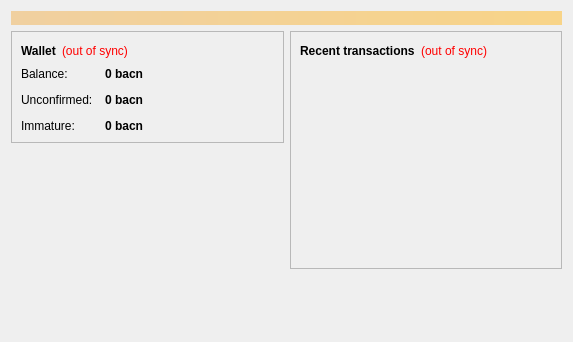
<?xml version="1.0" encoding="UTF-8"?>
<ui version="4.0">
 <class>OverviewPage</class>
 <widget class="QWidget" name="OverviewPage">
  <property name="geometry">
   <rect>
    <x>0</x>
    <y>0</y>
    <width>573</width>
    <height>342</height>
   </rect>
  </property>
  <property name="windowTitle">
   <string>Form</string>
  </property>
  <layout class="QVBoxLayout" name="topLayout">
   <item>
    <widget class="QLabel" name="labelAlerts">
     <property name="visible">
      <bool>false</bool>
     </property>
     <property name="styleSheet">
      <string notr="true">background-color: qlineargradient(x1: 0, y1: 0, x2: 1, y2: 0, stop:0 #F0D0A0, stop:1 #F8D488); color:#000000;</string>
     </property>
     <property name="wordWrap">
      <bool>true</bool>
     </property>
     <property name="margin">
      <number>3</number>
     </property>
    </widget>
   </item>
   <item>
    <layout class="QHBoxLayout" name="horizontalLayout" stretch="1,1">
     <item>
      <layout class="QVBoxLayout" name="verticalLayout_2">
       <item>
        <widget class="QFrame" name="frame">
         <property name="frameShape">
          <enum>QFrame::StyledPanel</enum>
         </property>
         <property name="frameShadow">
          <enum>QFrame::Raised</enum>
         </property>
         <layout class="QVBoxLayout" name="verticalLayout_4">
          <item>
           <layout class="QHBoxLayout" name="horizontalLayout_4">
            <item>
             <widget class="QLabel" name="label_5">
              <property name="font">
               <font>
                <weight>75</weight>
                <bold>true</bold>
               </font>
              </property>
              <property name="text">
               <string>Wallet</string>
              </property>
             </widget>
            </item>
            <item>
             <widget class="QLabel" name="labelWalletStatus">
              <property name="toolTip">
               <string>The displayed information may be out of date. Your wallet automatically synchronizes with the Bacoin network after a connection is established, but this process has not completed yet.</string>
              </property>
              <property name="styleSheet">
               <string notr="true">QLabel { color: red; }</string>
              </property>
              <property name="text">
               <string notr="true">(out of sync)</string>
              </property>
              <property name="alignment">
               <set>Qt::AlignLeading|Qt::AlignLeft|Qt::AlignVCenter</set>
              </property>
             </widget>
            </item>
            <item>
             <spacer name="horizontalSpacer_2">
              <property name="orientation">
               <enum>Qt::Horizontal</enum>
              </property>
              <property name="sizeHint" stdset="0">
               <size>
                <width>40</width>
                <height>20</height>
               </size>
              </property>
             </spacer>
            </item>
           </layout>
          </item>
          <item>
           <layout class="QFormLayout" name="formLayout_2">
            <property name="fieldGrowthPolicy">
             <enum>QFormLayout::AllNonFixedFieldsGrow</enum>
            </property>
            <property name="horizontalSpacing">
             <number>12</number>
            </property>
            <property name="verticalSpacing">
             <number>12</number>
            </property>
            <item row="0" column="0">
             <widget class="QLabel" name="label">
              <property name="text">
               <string>Balance:</string>
              </property>
             </widget>
            </item>
            <item row="0" column="1">
             <widget class="QLabel" name="labelBalance">
              <property name="font">
               <font>
                <weight>75</weight>
                <bold>true</bold>
               </font>
              </property>
              <property name="cursor">
               <cursorShape>IBeamCursor</cursorShape>
              </property>
              <property name="toolTip">
               <string>Your current balance</string>
              </property>
              <property name="text">
               <string notr="true">0 bacn</string>
              </property>
              <property name="textInteractionFlags">
               <set>Qt::LinksAccessibleByMouse|Qt::TextSelectableByKeyboard|Qt::TextSelectableByMouse</set>
              </property>
             </widget>
            </item>
            <item row="1" column="0">
             <widget class="QLabel" name="label_3">
              <property name="text">
               <string>Unconfirmed:</string>
              </property>
             </widget>
            </item>
            <item row="1" column="1">
             <widget class="QLabel" name="labelUnconfirmed">
              <property name="font">
               <font>
                <weight>75</weight>
                <bold>true</bold>
               </font>
              </property>
              <property name="cursor">
               <cursorShape>IBeamCursor</cursorShape>
              </property>
              <property name="toolTip">
               <string>Total of transactions that have yet to be confirmed, and do not yet count toward the current balance</string>
              </property>
              <property name="text">
               <string notr="true">0 bacn</string>
              </property>
              <property name="textInteractionFlags">
               <set>Qt::LinksAccessibleByMouse|Qt::TextSelectableByKeyboard|Qt::TextSelectableByMouse</set>
              </property>
             </widget>
            </item>
            <item row="2" column="0">
             <widget class="QLabel" name="labelImmatureText">
              <property name="text">
               <string>Immature:</string>
              </property>
             </widget>
            </item>
            <item row="2" column="1">
             <widget class="QLabel" name="labelImmature">
              <property name="font">
               <font>
                <weight>75</weight>
                <bold>true</bold>
               </font>
              </property>
              <property name="toolTip">
               <string>Mined balance that has not yet matured</string>
              </property>
              <property name="text">
               <string notr="true">0 bacn</string>
              </property>
              <property name="textInteractionFlags">
               <set>Qt::LinksAccessibleByMouse|Qt::TextSelectableByKeyboard|Qt::TextSelectableByMouse</set>
              </property>
             </widget>
            </item>
           </layout>
          </item>
         </layout>
        </widget>
       </item>
       <item>
        <spacer name="verticalSpacer">
         <property name="orientation">
          <enum>Qt::Vertical</enum>
         </property>
         <property name="sizeHint" stdset="0">
          <size>
           <width>20</width>
           <height>40</height>
          </size>
         </property>
        </spacer>
       </item>
      </layout>
     </item>
     <item>
      <layout class="QVBoxLayout" name="verticalLayout_3">
       <item>
        <widget class="QFrame" name="frame_2">
         <property name="frameShape">
          <enum>QFrame::StyledPanel</enum>
         </property>
         <property name="frameShadow">
          <enum>QFrame::Raised</enum>
         </property>
         <layout class="QVBoxLayout" name="verticalLayout">
          <item>
           <layout class="QHBoxLayout" name="horizontalLayout_2">
            <item>
             <widget class="QLabel" name="label_4">
              <property name="text">
               <string>&lt;b&gt;Recent transactions&lt;/b&gt;</string>
              </property>
             </widget>
            </item>
            <item>
             <widget class="QLabel" name="labelTransactionsStatus">
              <property name="toolTip">
               <string>The displayed information may be out of date. Your wallet automatically synchronizes with the Bacoin network after a connection is established, but this process has not completed yet.</string>
              </property>
              <property name="styleSheet">
               <string notr="true">QLabel { color: red; }</string>
              </property>
              <property name="text">
               <string notr="true">(out of sync)</string>
              </property>
              <property name="alignment">
               <set>Qt::AlignRight|Qt::AlignTrailing|Qt::AlignVCenter</set>
              </property>
             </widget>
            </item>
            <item>
             <spacer name="horizontalSpacer">
              <property name="orientation">
               <enum>Qt::Horizontal</enum>
              </property>
              <property name="sizeHint" stdset="0">
               <size>
                <width>40</width>
                <height>20</height>
               </size>
              </property>
             </spacer>
            </item>
           </layout>
          </item>
          <item>
           <widget class="QListView" name="listTransactions">
            <property name="styleSheet">
             <string notr="true">QListView { background: transparent; }</string>
            </property>
            <property name="frameShape">
             <enum>QFrame::NoFrame</enum>
            </property>
            <property name="verticalScrollBarPolicy">
             <enum>Qt::ScrollBarAlwaysOff</enum>
            </property>
            <property name="horizontalScrollBarPolicy">
             <enum>Qt::ScrollBarAlwaysOff</enum>
            </property>
            <property name="selectionMode">
             <enum>QAbstractItemView::NoSelection</enum>
            </property>
           </widget>
          </item>
         </layout>
        </widget>
       </item>
       <item>
        <spacer name="verticalSpacer_2">
         <property name="orientation">
          <enum>Qt::Vertical</enum>
         </property>
         <property name="sizeHint" stdset="0">
          <size>
           <width>20</width>
           <height>40</height>
          </size>
         </property>
        </spacer>
       </item>
      </layout>
     </item>
    </layout>
   </item>
  </layout>
 </widget>
 <resources/>
 <connections/>
</ui>
